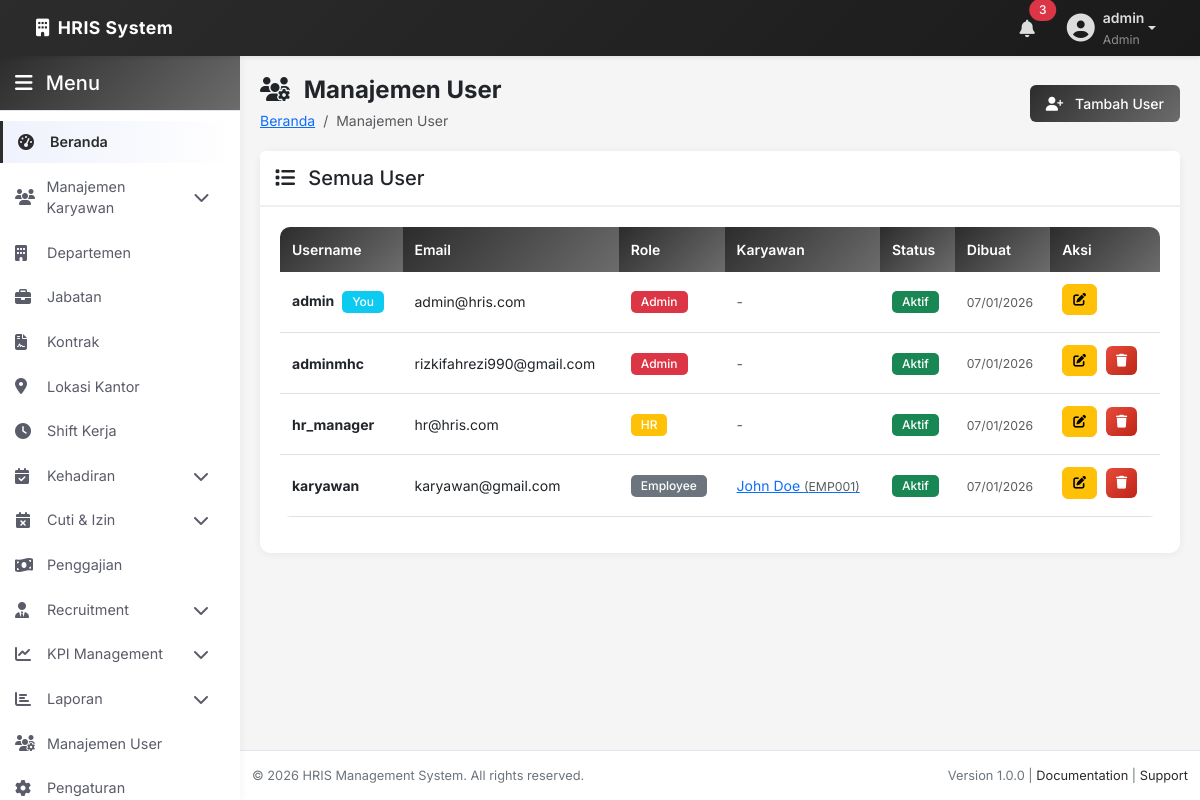
The app's page /admin/users/index.php (signed in) with its own data.
### tables this page shows
CREATE TABLE `users` (
  `id` int(11) NOT NULL,
  `username` varchar(50) NOT NULL,
  `email` varchar(100) NOT NULL,
  `password` varchar(255) NOT NULL,
  `role` enum('Admin','HR','Employee') DEFAULT 'Employee',
  `is_active` tinyint(1) DEFAULT 1,
  `last_login` timestamp NULL DEFAULT NULL,
  `created_at` timestamp NOT NULL DEFAULT current_timestamp(),
  `updated_at` timestamp NOT NULL DEFAULT current_timestamp() ON UPDATE current_timestamp(),
  `status` enum('Active','Inactive') DEFAULT 'Active',
  `employee_id` int(11) DEFAULT NULL
);

CREATE TABLE `employees` (
  `id` int(11) NOT NULL,
  `employee_code` varchar(20) NOT NULL,
  `first_name` varchar(50) NOT NULL,
  `last_name` varchar(50) NOT NULL,
  `email` varchar(100) NOT NULL,
  `phone` varchar(20) DEFAULT NULL,
  `date_of_birth` date DEFAULT NULL,
  `gender` enum('Male','Female','Other') NOT NULL,
  `address` text DEFAULT NULL,
  `department_id` int(11) DEFAULT NULL,
  `position_id` int(11) DEFAULT NULL,
  `hire_date` date NOT NULL,
  `employment_status` enum('Active','Inactive','On Leave','Terminated') DEFAULT 'Active',
  `basic_salary` decimal(15,2) DEFAULT 0.00,
  `salary` decimal(12,2) DEFAULT NULL,
  `photo` varchar(255) DEFAULT NULL,
  `user_id` int(11) DEFAULT NULL,
  `created_at` timestamp NOT NULL DEFAULT current_timestamp(),
  `updated_at` timestamp NOT NULL DEFAULT current_timestamp() ON UPDATE current_timestamp()
);

### admin/users/index.php (the view, shortened to what this page needs)
<?php
include __DIR__ . '/../includes/header.php';
include __DIR__ . '/../includes/sidebar.php';
try {
    $stmt = $pdo->query("SELECT u.*,
                         CONCAT(e.first_name, ' ', e.last_name) as employee_name,
                         e.employee_code
                         FROM users u
                         LEFT JOIN employees e ON u.employee_id = e.id
                         ORDER BY u.role ASC, u.username ASC");
    $users = $stmt->fetchAll();
} catch (PDOException $e) {
    error_log("Error fetching users: " . $e->getMessage());
    $users = [];
}
?>
<div class="page-header">
    <div class="row align-items-center">
        <div class="col-md-6">
            <h1><i class="fas fa-users-cog me-2"></i> Manajemen User</h1>
            <nav aria-label="breadcrumb">
                <ol class="breadcrumb">
                    <li class="breadcrumb-item"><a href="/hrm/admin/index.php">Beranda</a></li>
                    <li class="breadcrumb-item active">Manajemen User</li>
                </ol>
            </nav>
        </div>
        <div class="col-md-6 text-md-end">
            <a href="/hrm/admin/users/add.php" class="btn btn-primary">
                <i class="fas fa-user-plus me-2"></i> Tambah User
            </a>
        </div>
    </div>
</div>
<div class="row">
    <div class="col-12">
        <div class="card fade-in">
            <div class="card-header">
                <h5 class="mb-0">
                    <i class="fas fa-list me-2"></i> Semua User
                </h5>
            </div>
            <div class="card-body">
                <div class="table-responsive">
                    <table class="table table-hover" id="usersTable">
                        <thead>
                            <tr>
                                <th>Username</th>
                                <th>Email</th>
                                <th>Role</th>
                                <th>Karyawan</th>
                                <th>Status</th>
                                <th>Dibuat</th>
                                <th>Aksi</th>
                            </tr>
                        </thead>
                        <tbody>
                            <?php foreach ($users as $user): ?>
                                <tr>
                                    <td>
                                        <strong><?php echo htmlspecialchars($user['username']); ?></strong>
                                        <?php if ($user['id'] == $_SESSION['user_id']): ?>
                                            <span class="badge bg-info ms-1">You</span>
                                        <?php endif; ?>
                                    </td>
                                    <td><?php echo htmlspecialchars($user['email']); ?></td>
                                    <td>
                                        <?php
                                        $roleClass = [
                                            'Admin' => 'bg-danger',
                                            'HR' => 'bg-warning',
                                            'Employee' => 'bg-secondary'
                                        ];
                                        ?>
                                        <span class="badge <?php echo $roleClass[$user['role']] ?? 'bg-secondary'; ?>">
                                            <?php echo htmlspecialchars($user['role']); ?>
                                        </span>
                                    </td>
                                    <td>
                                        <?php if ($user['employee_id']): ?>
                                            <a href="/hrm/admin/employees/view.php?id=<?php echo $user['employee_id']; ?>">
                                                <?php echo htmlspecialchars($user['employee_name']); ?>
                                                <small class="text-muted">(<?php echo htmlspecialchars($user['employee_code']); ?>)</small>
                                            </a>
                                        <?php else: ?>
                                            <span class="text-muted">-</span>
                                        <?php endif; ?>
                                    </td>
                                    <td>
                                        <?php if ($user['status'] == 'Active'): ?>
                                            <span class="badge bg-success">Aktif</span>
                                        <?php else: ?>
                                            <span class="badge bg-secondary">Tidak Aktif</span>
                                        <?php endif; ?>
                                    </td>
                                    <td>
                                        <small class="text-muted">
                                            <?php echo date('d/m/Y', strtotime($user['created_at'])); ?>
                                        </small>
                                    </td>
                                    <td>
                                        <div class="action-buttons">
                                            <a href="/hrm/admin/users/edit.php?id=<?php echo $user['id']; ?>"
                                               class="btn btn-sm btn-warning" data-bs-toggle="tooltip" title="Ubah">
                                                <i class="fas fa-edit"></i>
                                            </a>
                                            <?php if ($user['id'] != $_SESSION['user_id']): ?>
                                                <button onclick="confirmDelete('/hrm/admin/users/delete.php?id=<?php echo $user['id']; ?>', 'Hapus User?', 'Ini akan menghapus permanen user <?php echo htmlspecialchars($user['username']); ?>')"
                                                        class="btn btn-sm btn-danger" data-bs-toggle="tooltip" title="Hapus">
                                                    <i class="fas fa-trash"></i>
                                                </button>
                                            <?php endif; ?>
                                        </div>
                                    </td>
                                </tr>
                            <?php endforeach; ?>
                        </tbody>
                    </table>
                </div>
            </div>
        </div>
    </div>
</div>
<?php include __DIR__ . '/../includes/footer.php'; ?>

### assets/css/style.css (style rules this page uses)
:root { --primary-color: #2c2c2c; --primary-dark: #1a1a1a; --primary-light: #404040; --secondary-color: #6c6c6c; --success-color: #4a4a4a; --danger-color: #3a3a3a; --warning-color: #5a5a5a; --info-color: #505050; --light-bg: #f8f9fa; --dark-bg: #2c2c2c; --border-color: #dee2e6; --text-primary: #212529; --text-secondary: #6c757d; --text-muted: #adb5bd; --sidebar-width: 240px; --navbar-height: 56px; --transition: all 0.3s ease; }
* { margin: 0; padding: 0; box-sizing: border-box; }
body { font-family: 'Inter', 'Segoe UI', Tahoma, Geneva, Verdana, sans-serif; background-color: #f5f5f5; color: var(--text-primary); font-size: 0.875rem; line-height: 1.5; }
.page-header { margin-bottom: 20px; }
.page-header h1 { font-size: 1.5rem; font-weight: 700; color: var(--dark-color); margin-bottom: 5px; }
.breadcrumb { background: transparent; padding: 0; margin: 0; }
.card { border: none; border-radius: 10px; box-shadow: 0 1px 8px rgba(0, 0, 0, 0.06); margin-bottom: 20px; transition: transform 0.3s ease, box-shadow 0.3s ease; }
.card-header { background-color: white; border-bottom: 2px solid #f0f0f0; padding: 15px; font-weight: 600; font-size: 1rem; }
.card-body { padding: 20px; }
.btn { border-radius: 6px; padding: 8px 16px; font-weight: 500; font-size: 0.875rem; transition: all 0.3s ease; }
.btn-primary { background: linear-gradient(135deg, var(--primary-color), var(--secondary-color)); border: none; }
.btn-danger { background: linear-gradient(135deg, #e74a3b, #be2617); border: none; }
.btn-sm { padding: 5px 10px; font-size: 0.8rem; }
.table { background: white; border-radius: 10px; overflow: hidden; font-size: 0.875rem; }
.table thead th { background: linear-gradient(135deg, var(--primary-color), var(--secondary-color)); color: white; font-weight: 600; border: none; padding: 12px; font-size: 0.875rem; }
.table tbody td { padding: 12px; vertical-align: middle; }
.table tbody tr { transition: background-color 0.2s ease; }
.badge { padding: 5px 10px; border-radius: 5px; font-weight: 500; font-size: 0.75rem; }
.fade-in { animation: fadeIn 0.5s ease-out; }
.action-buttons .btn { margin-right: 5px; margin-bottom: 5px; }

### records on screen
users: username "admin", shows "You", email "admin@hris.com", role "Admin", status "Aktif", created_at "07/01/2026"
users: username "adminmhc", email "rizkifahrezi990@gmail.com", role "Admin", status "Aktif", created_at "07/01/2026"
users: username "hr_manager", email "hr@hris.com", role "HR", status "Aktif", created_at "07/01/2026"
users: username "karyawan", email "karyawan@gmail.com", role "Employee", employee_name "John Doe", employee.employee_code "EMP001", status "Aktif", created_at "07/01/2026"

### other values on screen
$_SESSION['username'] "admin"
$_SESSION['role'] "Admin"
